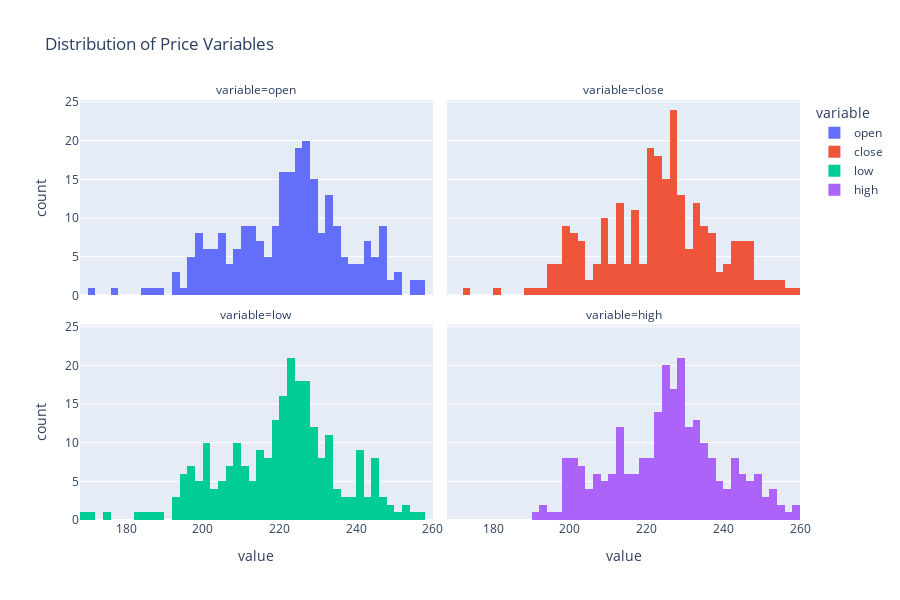
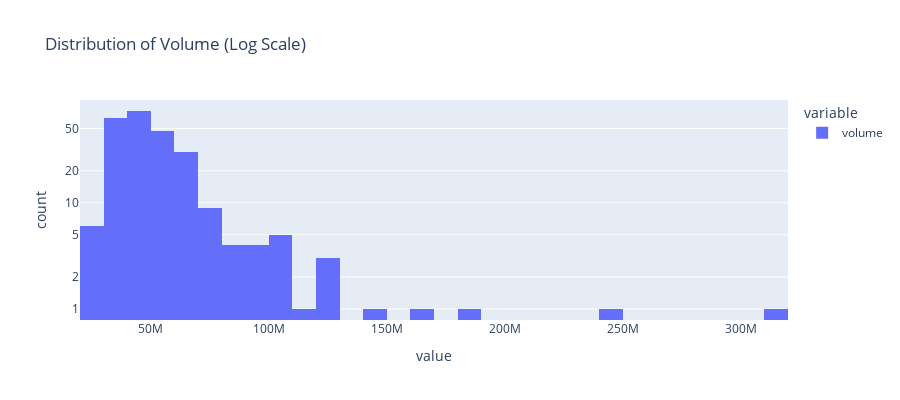

Here is the notebook cell these charts were saved with, in order:
### Code cell
df_plot = df[["open", "close", "low", "high", "volume"]]

df_melt = df_plot.melt(var_name='variable', value_name='value')

df_melt_price = df_melt[df_melt["variable"] != "volume"]
df_melt_volume = df_melt[df_melt["variable"] == "volume"]

fig1 = px.histogram(
    df_melt_price,
    x="value",
    facet_col="variable",
    facet_col_wrap=2,
    color="variable",
    nbins=50,
    title="Distribution of Price Variables",
    height=600
)

fig2 = px.histogram(
    df_melt_volume,
    x="value",
    color="variable",
    nbins=50,
    title="Distribution of Volume (Log Scale)",
    height=400
)
fig2.update_yaxes(type="log", tickformat=".1s") 

with open("C:/aapl-report/distribution/index.html", "w") as f:
    f.write(pio.to_html(fig1, include_plotlyjs='cdn', full_html=True))
    f.write("<hr>")
    f.write(pio.to_html(fig2, include_plotlyjs=False, full_html=False))

fig1.show()
fig2.show()

### Figure 1 — Plotly figure (JSON) as saved in the notebook; plotly's stock layout.template omitted (floating-point values rounded to 4 significant figures; data arrays with more than 128 entries replaced by an {"elided": "..."} marker saying what was removed)
{"data": [{"alignmentgroup": "True", "bingroup": "x", "hovertemplate": "variable=open<br>value=%{x}<br>count=%{y}<extra></extra>", "legendgroup": "open", "marker": {"color": "#636efa", "pattern": {"shape": ""}}, "name": "open", "nbinsx": 50, "offsetgroup": "open", "orientation": "v", "showlegend": true, "type": "histogram", "x": {"elided": "250 float values"}, "xaxis": "x3", "yaxis": "y3"}, {"alignmentgroup": "True", "bingroup": "x", "hovertemplate": "variable=close<br>value=%{x}<br>count=%{y}<extra></extra>", "legendgroup": "close", "marker": {"color": "#EF553B", "pattern": {"shape": ""}}, "name": "close", "nbinsx": 50, "offsetgroup": "close", "orientation": "v", "showlegend": true, "type": "histogram", "x": {"elided": "250 float values"}, "xaxis": "x4", "yaxis": "y4"}, {"alignmentgroup": "True", "bingroup": "x", "hovertemplate": "variable=low<br>value=%{x}<br>count=%{y}<extra></extra>", "legendgroup": "low", "marker": {"color": "#00cc96", "pattern": {"shape": ""}}, "name": "low", "nbinsx": 50, "offsetgroup": "low", "orientation": "v", "showlegend": true, "type": "histogram", "x": {"elided": "250 float values"}, "xaxis": "x", "yaxis": "y"}, {"alignmentgroup": "True", "bingroup": "x", "hovertemplate": "variable=high<br>value=%{x}<br>count=%{y}<extra></extra>", "legendgroup": "high", "marker": {"color": "#ab63fa", "pattern": {"shape": ""}}, "name": "high", "nbinsx": 50, "offsetgroup": "high", "orientation": "v", "showlegend": true, "type": "histogram", "x": {"elided": "250 float values"}, "xaxis": "x2", "yaxis": "y2"}], "layout": {"annotations": [{"font": {}, "showarrow": false, "text": "variable=low", "x": 0.245, "xanchor": "center", "xref": "paper", "y": 0.465, "yanchor": "bottom", "yref": "paper"}, {"font": {}, "showarrow": false, "text": "variable=high", "x": 0.755, "xanchor": "center", "xref": "paper", "y": 0.465, "yanchor": "bottom", "yref": "paper"}, {"font": {}, "showarrow": false, "text": "variable=open", "x": 0.245, "xanchor": "center", "xref": "paper", "y": 1.0, "yanchor": "bottom", "yref": "paper"}, {"font": {}, "showarrow": false, "text": "variable=close", "x": 0.755, "xanchor": "center", "xref": "paper", "y": 1.0, "yanchor": "bottom", "yref": "paper"}], "barmode": "relative", "height": 600, "legend": {"title": {"text": "variable"}, "tracegroupgap": 0}, "title": {"text": "Distribution of Price Variables"}, "xaxis": {"anchor": "y", "domain": [0, 0.49], "title": {"text": "value"}}, "xaxis2": {"anchor": "y2", "domain": [0.51, 1], "matches": "x", "title": {"text": "value"}}, "xaxis3": {"anchor": "y3", "domain": [0, 0.49], "matches": "x", "showticklabels": false}, "xaxis4": {"anchor": "y4", "domain": [0.51, 1], "matches": "x", "showticklabels": false}, "yaxis": {"anchor": "x", "domain": [0, 0.465], "title": {"text": "count"}}, "yaxis2": {"anchor": "x2", "domain": [0, 0.465], "matches": "y", "showticklabels": false}, "yaxis3": {"anchor": "x3", "domain": [0.535, 1.0], "matches": "y", "title": {"text": "count"}}, "yaxis4": {"anchor": "x4", "domain": [0.535, 1.0], "matches": "y", "showticklabels": false}}}

### Figure 2 — Plotly figure (JSON) as saved in the notebook; plotly's stock layout.template omitted (floating-point values rounded to 4 significant figures; data arrays with more than 128 entries replaced by an {"elided": "..."} marker saying what was removed)
{"data": [{"alignmentgroup": "True", "bingroup": "x", "hovertemplate": "variable=volume<br>value=%{x}<br>count=%{y}<extra></extra>", "legendgroup": "volume", "marker": {"color": "#636efa", "pattern": {"shape": ""}}, "name": "volume", "nbinsx": 50, "offsetgroup": "volume", "orientation": "v", "showlegend": true, "type": "histogram", "x": {"elided": "250 int values"}, "xaxis": "x", "yaxis": "y"}], "layout": {"barmode": "relative", "height": 400, "legend": {"title": {"text": "variable"}, "tracegroupgap": 0}, "title": {"text": "Distribution of Volume (Log Scale)"}, "xaxis": {"anchor": "y", "domain": [0, 1], "title": {"text": "value"}}, "yaxis": {"anchor": "x", "domain": [0, 1], "tickformat": ".1s", "title": {"text": "count"}, "type": "log"}}}
